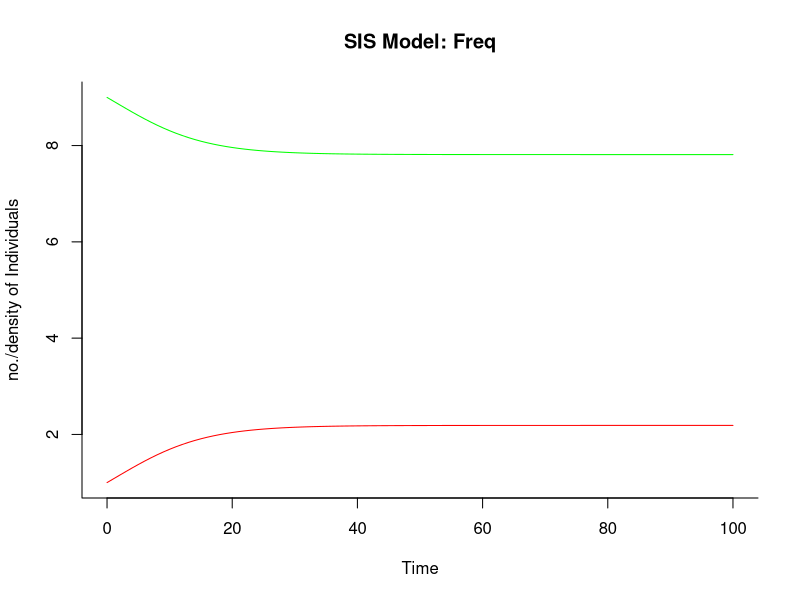

The R script that drew this image:
                                        #X, Y, and Z are the initial *totals* of susceptible, infected, and recovered number/density of individuals
                                        #Derivative-solving library
                                        #All parameters must be positive. Remember, X, Y and mu all refer to numbers; rho ¡Ü 1 as it is a probability.
library(deSolve)
sisfreq<-function(time, state, parameters)     #Solve XYZ equations
{ with(as.list(c(state, parameters)),
   {
       N <- X + Y
       dX <- gamma*Y - (beta*X*Y)/N
       dY <- (beta*X*Y)/N - (gamma*Y)
       return(list(c(dX, dY)))
   })
}
parms<- c(
          beta= .64,    # transmission rate Ro=beta/gamma
          gamma= 0.5)  # recovery rate


N = 10           # total pop
X = 9           # initial no./density susceptible
Y = 1          # initial no./density infected

yini<- c(X=X,Y=Y)
ND<- seq(0,100,by=1)             #time sequence to use

out <- as.data.frame(ode(func = sisfreq, y=yini, parms = parms, times=ND))
out

                                        #Plot values and add legend
graph.colors = c(rgb(0,1,0), rgb(1,0,0))
matplot(out[,1], out[,-1], lty=1, type = "l", xlab = "Time", ylab = "no./density of Individuals", main = "SIS Model: Freq", bty = "l", lwd=1, col = graph.colors)
legend(40, 0.7,c("Susceptible", "Infected"), pch=1, col=graph.colors, xjust=0, yjust=2)
